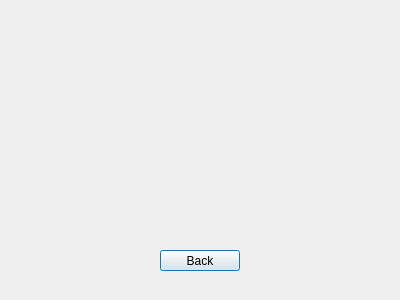
<?xml version="1.0" encoding="UTF-8"?>
<ui version="4.0">
 <class>review</class>
 <widget class="QDialog" name="review">
  <property name="geometry">
   <rect>
    <x>0</x>
    <y>0</y>
    <width>400</width>
    <height>300</height>
   </rect>
  </property>
  <property name="windowTitle">
   <string>Dialog</string>
  </property>
  <widget class="QPushButton" name="backBtn">
   <property name="geometry">
    <rect>
     <x>160</x>
     <y>250</y>
     <width>80</width>
     <height>21</height>
    </rect>
   </property>
   <property name="text">
    <string>Back</string>
   </property>
  </widget>
 </widget>
 <resources/>
 <connections/>
</ui>
